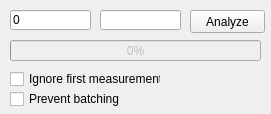
<?xml version="1.0" encoding="UTF-8"?>
<ui version="4.0">
 <class>CallTimingAnalysis</class>
 <widget class="QMainWindow" name="CallTimingAnalysis">
  <property name="geometry">
   <rect>
    <x>0</x>
    <y>0</y>
    <width>271</width>
    <height>114</height>
   </rect>
  </property>
  <property name="windowTitle">
   <string>Call Timing Analysis</string>
  </property>
  <widget class="QWidget" name="centralwidget">
   <widget class="QLineEdit" name="endCall">
    <property name="geometry">
     <rect>
      <x>100</x>
      <y>10</y>
      <width>81</width>
      <height>20</height>
     </rect>
    </property>
   </widget>
   <widget class="QLineEdit" name="startCall">
    <property name="geometry">
     <rect>
      <x>10</x>
      <y>10</y>
      <width>81</width>
      <height>20</height>
     </rect>
    </property>
    <property name="text">
     <string>0</string>
    </property>
   </widget>
   <widget class="QProgressBar" name="progressBar">
    <property name="enabled">
     <bool>false</bool>
    </property>
    <property name="geometry">
     <rect>
      <x>10</x>
      <y>40</y>
      <width>251</width>
      <height>21</height>
     </rect>
    </property>
    <property name="value">
     <number>0</number>
    </property>
   </widget>
   <widget class="QPushButton" name="pushButton">
    <property name="geometry">
     <rect>
      <x>190</x>
      <y>10</y>
      <width>75</width>
      <height>23</height>
     </rect>
    </property>
    <property name="text">
     <string>Analyze</string>
    </property>
   </widget>
   <widget class="QCheckBox" name="ignoreFirst">
    <property name="geometry">
     <rect>
      <x>10</x>
      <y>70</y>
      <width>151</width>
      <height>18</height>
     </rect>
    </property>
    <property name="toolTip">
     <string>&lt;!DOCTYPE HTML PUBLIC &quot;-//W3C//DTD HTML 4.0//EN&quot; &quot;http://www.w3.org/TR/REC-html40/strict.dtd&quot;&gt;
&lt;html&gt;&lt;head&gt;&lt;meta name=&quot;qrichtext&quot; content=&quot;1&quot; /&gt;&lt;style type=&quot;text/css&quot;&gt;
p, li { white-space: pre-wrap; }
&lt;/style&gt;&lt;/head&gt;&lt;body style=&quot; font-family:'MS Shell Dlg 2'; font-size:8.25pt; font-weight:400; font-style:normal;&quot;&gt;
&lt;p style=&quot; margin-top:0px; margin-bottom:0px; margin-left:0px; margin-right:0px; -qt-block-indent:0; text-indent:0px;&quot;&gt;&lt;span style=&quot; font-size:8pt;&quot;&gt;This will cause the first measurement to be ignored. This may be useful if calls are expected to create a cached version of something and the efficiency of that cache wants to be factored in.&lt;/span&gt;&lt;/p&gt;&lt;/body&gt;&lt;/html&gt;</string>
    </property>
    <property name="text">
     <string>Ignore first measurement</string>
    </property>
   </widget>
   <widget class="QCheckBox" name="preventBatching">
    <property name="geometry">
     <rect>
      <x>10</x>
      <y>90</y>
      <width>141</width>
      <height>18</height>
     </rect>
    </property>
    <property name="toolTip">
     <string>This will flush affected DrawTargets between each call causing any batching optimizations that might be done when executing a call to be prevented. This may be useful when investigating how well a call batches with itself.</string>
    </property>
    <property name="text">
     <string>Prevent batching</string>
    </property>
   </widget>
  </widget>
 </widget>
 <resources/>
 <connections/>
</ui>
